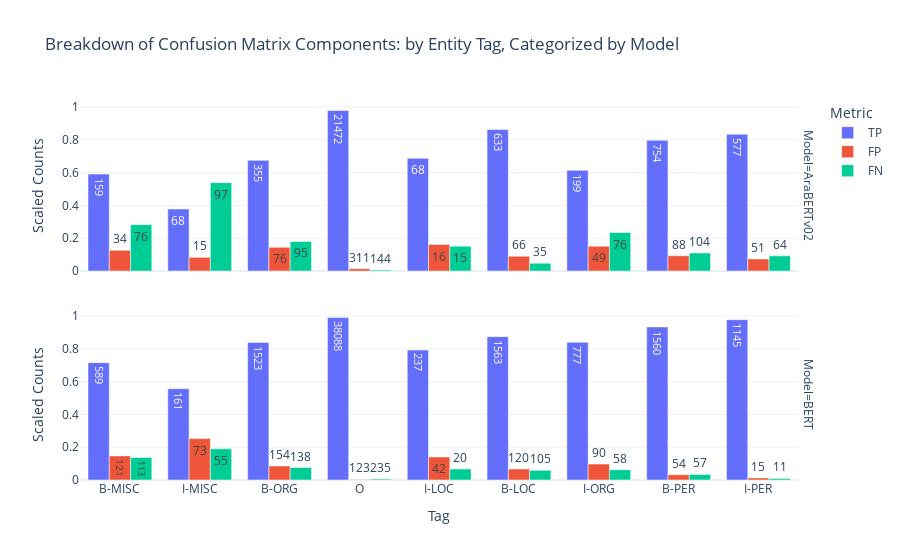

Write notebook code for a chart like this one.
### Code cell
confusion_bar = ConfusionBarChart(dash_data, mappings)
confusion_bar.visualize()

### Figure 1 — Plotly figure (JSON) as saved in the notebook; plotly's stock layout.template omitted (floating-point values rounded to 4 significant figures)
{"data": [{"alignmentgroup": "True", "hovertemplate": "Metric=TP<br>Model=AraBERTv02<br>Tag=%{x}<br>Scaled Counts=%{y}<br>Count=%{text}<extra></extra>", "legendgroup": "TP", "marker": {"color": "#636efa", "pattern": {"shape": ""}}, "name": "TP", "offsetgroup": "TP", "orientation": "v", "showlegend": true, "text": [159, 68, 355, 21472, 68, 633, 199, 754, 577], "textposition": "auto", "type": "bar", "x": ["B-MISC", "I-MISC", "B-ORG", "O", "I-LOC", "B-LOC", "I-ORG", "B-PER", "I-PER"], "xaxis": "x2", "y": [0.5911, 0.3778, 0.6749, 0.9792, 0.6869, 0.8624, 0.6142, 0.797, 0.8338], "yaxis": "y2"}, {"alignmentgroup": "True", "hovertemplate": "Metric=TP<br>Model=BERT<br>Tag=%{x}<br>Scaled Counts=%{y}<br>Count=%{text}<extra></extra>", "legendgroup": "TP", "marker": {"color": "#636efa", "pattern": {"shape": ""}}, "name": "TP", "offsetgroup": "TP", "orientation": "v", "showlegend": false, "text": [589, 161, 1523, 1560, 38088, 237, 1563, 777, 1145], "textposition": "auto", "type": "bar", "x": ["B-MISC", "I-MISC", "B-ORG", "B-PER", "O", "I-LOC", "B-LOC", "I-ORG", "I-PER"], "xaxis": "x", "y": [0.7157, 0.5571, 0.8391, 0.9336, 0.9907, 0.7926, 0.8742, 0.84, 0.9778], "yaxis": "y"}, {"alignmentgroup": "True", "hovertemplate": "Metric=FP<br>Model=AraBERTv02<br>Tag=%{x}<br>Scaled Counts=%{y}<br>Count=%{text}<extra></extra>", "legendgroup": "FP", "marker": {"color": "#EF553B", "pattern": {"shape": ""}}, "name": "FP", "offsetgroup": "FP", "orientation": "v", "showlegend": true, "text": [34, 15, 76, 311, 16, 66, 49, 88, 51], "textposition": "auto", "type": "bar", "x": ["B-MISC", "I-MISC", "B-ORG", "O", "I-LOC", "B-LOC", "I-ORG", "B-PER", "I-PER"], "xaxis": "x2", "y": [0.1264, 0.08333, 0.1445, 0.01418, 0.1616, 0.08992, 0.1512, 0.09302, 0.0737], "yaxis": "y2"}, {"alignmentgroup": "True", "hovertemplate": "Metric=FP<br>Model=BERT<br>Tag=%{x}<br>Scaled Counts=%{y}<br>Count=%{text}<extra></extra>", "legendgroup": "FP", "marker": {"color": "#EF553B", "pattern": {"shape": ""}}, "name": "FP", "offsetgroup": "FP", "orientation": "v", "showlegend": false, "text": [121, 73, 154, 54, 123, 42, 120, 90, 15], "textposition": "auto", "type": "bar", "x": ["B-MISC", "I-MISC", "B-ORG", "B-PER", "O", "I-LOC", "B-LOC", "I-ORG", "I-PER"], "xaxis": "x", "y": [0.147, 0.2526, 0.08485, 0.03232, 0.003199, 0.1405, 0.06711, 0.0973, 0.01281], "yaxis": "y"}, {"alignmentgroup": "True", "hovertemplate": "Metric=FN<br>Model=AraBERTv02<br>Tag=%{x}<br>Scaled Counts=%{y}<br>Count=%{text}<extra></extra>", "legendgroup": "FN", "marker": {"color": "#00cc96", "pattern": {"shape": ""}}, "name": "FN", "offsetgroup": "FN", "orientation": "v", "showlegend": true, "text": [76, 97, 95, 144, 15, 35, 76, 104, 64], "textposition": "auto", "type": "bar", "x": ["B-MISC", "I-MISC", "B-ORG", "O", "I-LOC", "B-LOC", "I-ORG", "B-PER", "I-PER"], "xaxis": "x2", "y": [0.2825, 0.5389, 0.1806, 0.006567, 0.1515, 0.04768, 0.2346, 0.1099, 0.09249], "yaxis": "y2"}, {"alignmentgroup": "True", "hovertemplate": "Metric=FN<br>Model=BERT<br>Tag=%{x}<br>Scaled Counts=%{y}<br>Count=%{text}<extra></extra>", "legendgroup": "FN", "marker": {"color": "#00cc96", "pattern": {"shape": ""}}, "name": "FN", "offsetgroup": "FN", "orientation": "v", "showlegend": false, "text": [113, 55, 138, 57, 235, 20, 105, 58, 11], "textposition": "auto", "type": "bar", "x": ["B-MISC", "I-MISC", "B-ORG", "B-PER", "O", "I-LOC", "B-LOC", "I-ORG", "I-PER"], "xaxis": "x", "y": [0.1373, 0.1903, 0.07603, 0.03411, 0.006112, 0.06689, 0.05872, 0.0627, 0.009394], "yaxis": "y"}], "layout": {"annotations": [{"font": {}, "showarrow": false, "text": "Model=BERT", "textangle": 90, "x": 0.98, "xanchor": "left", "xref": "paper", "y": 0.225, "yanchor": "middle", "yref": "paper"}, {"font": {}, "showarrow": false, "text": "Model=AraBERTv02", "textangle": 90, "x": 0.98, "xanchor": "left", "xref": "paper", "y": 0.775, "yanchor": "middle", "yref": "paper"}], "barmode": "group", "legend": {"title": {"text": "Metric"}, "tracegroupgap": 0}, "title": {"text": "Breakdown of Confusion Matrix Components: by Entity Tag, Categorized by Model"}, "xaxis": {"anchor": "y", "domain": [0, 0.98], "title": {"text": "Tag"}}, "xaxis2": {"anchor": "y2", "domain": [0, 0.98], "matches": "x", "showticklabels": false}, "yaxis": {"anchor": "x", "domain": [0, 0.45], "title": {"text": "Scaled Counts"}}, "yaxis2": {"anchor": "x2", "domain": [0.55, 1], "matches": "y", "title": {"text": "Scaled Counts"}}}}
